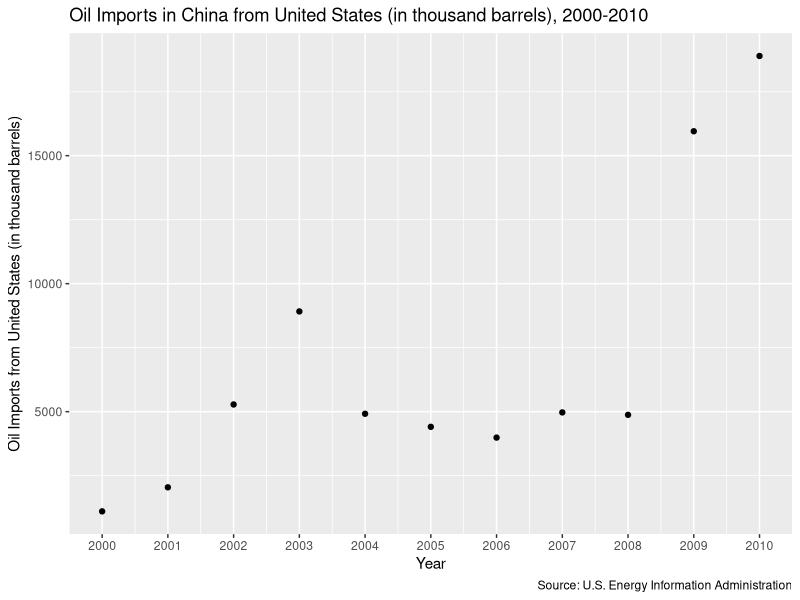
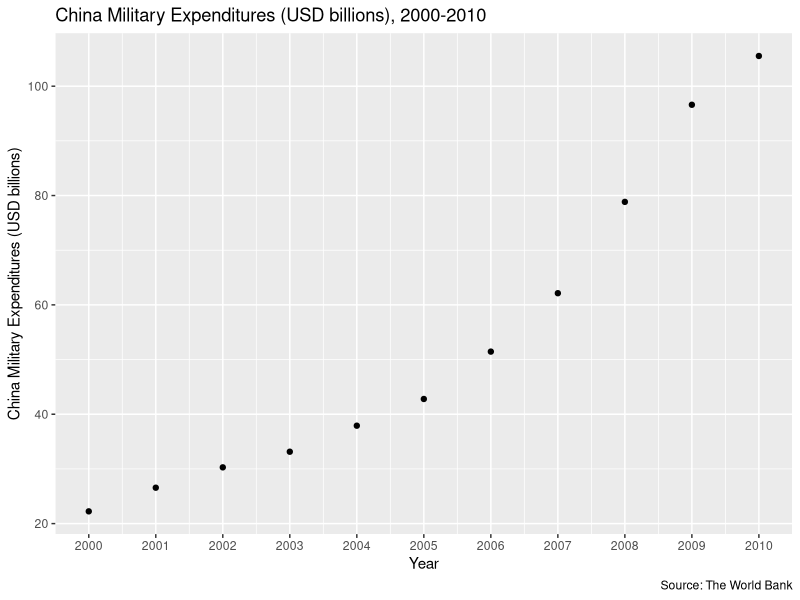

R code for these plots, in order:
## ---- chunk 1
library(tidyverse)
library(readxl)
library(dplyr)
 
# Data from  U.S. Energy Information Administration: https://www.eia.gov/dnav/pet/hist/LeafHandler.ashx?n=PET&s=MTTEXCH1&f=M
data_oil <- data.frame(Year = c(2000, 2001, 2002, 2003, 2004, 2005, 2006, 2007, 2008, 2009, 2010),
                   oil_import = c(1105, 2044, 5280, 8915, 4917, 4407 , 3986 , 4970 , 4875, 15954, 18894))
plot <- 
  ggplot(data = data_oil,
                    mapping = aes(x = Year,
                                  y = oil_import)) +
  geom_point() + labs(x = "Year",
                        y = "Oil Imports from United States (in thousand barrels)",
                      title = "Oil Imports in China from United States (in thousand barrels), 2000-2010", caption = "Source: U.S. Energy Information Administration") +
  scale_x_continuous(breaks = c(2000, 2001, 2002, 2003, 2004, 2005, 2006, 2007, 2008, 2009, 2010))
plot

data_military <- read_excel("militarydata.xls", sheet = "Data")
data_military <- data_military |>
  filter(`Country Name` == "China") |>
  subset(select = -c(`Country Name`, `Country Code`, `Indicator Name`, `Indicator Code`))

data_military <- data_military |>
  pivot_longer(cols= everything()) 
  
data_military <- data_military |>
  filter(name >= 2000 & name <= 2010) |>
  mutate(new_value = value / 1000000000)

data_military <- data_military |>
  rename("Year" = "name")
             
data_military <- transform(data_military, Year = as.numeric(Year))

data_military <- data_military |>
  left_join(data_oil, by = "Year") |>
    subset(select = -c(`value`))

plot_2 <- 
  ggplot(data = data_military,
                    mapping = aes(x = Year,
                                  y = new_value)) +
  geom_point() + labs(x = "Year",
                        y = "China Military Expenditures (USD billions)",
                      title = "China Military Expenditures (USD billions), 2000-2010",
                      caption = "Source: The World Bank") +
    scale_x_continuous(breaks = c(2000, 2001, 2002, 2003, 2004, 2005, 2006, 2007, 2008, 2009, 2010))
plot_2

## ---- chunk 2
library(broom)
fit_1 <- lm(new_value ~ oil_import, data = data_military)
fit_1 |>
  broom::tidy() |>
  select(term, estimate) |>  
  knitr::kable()

